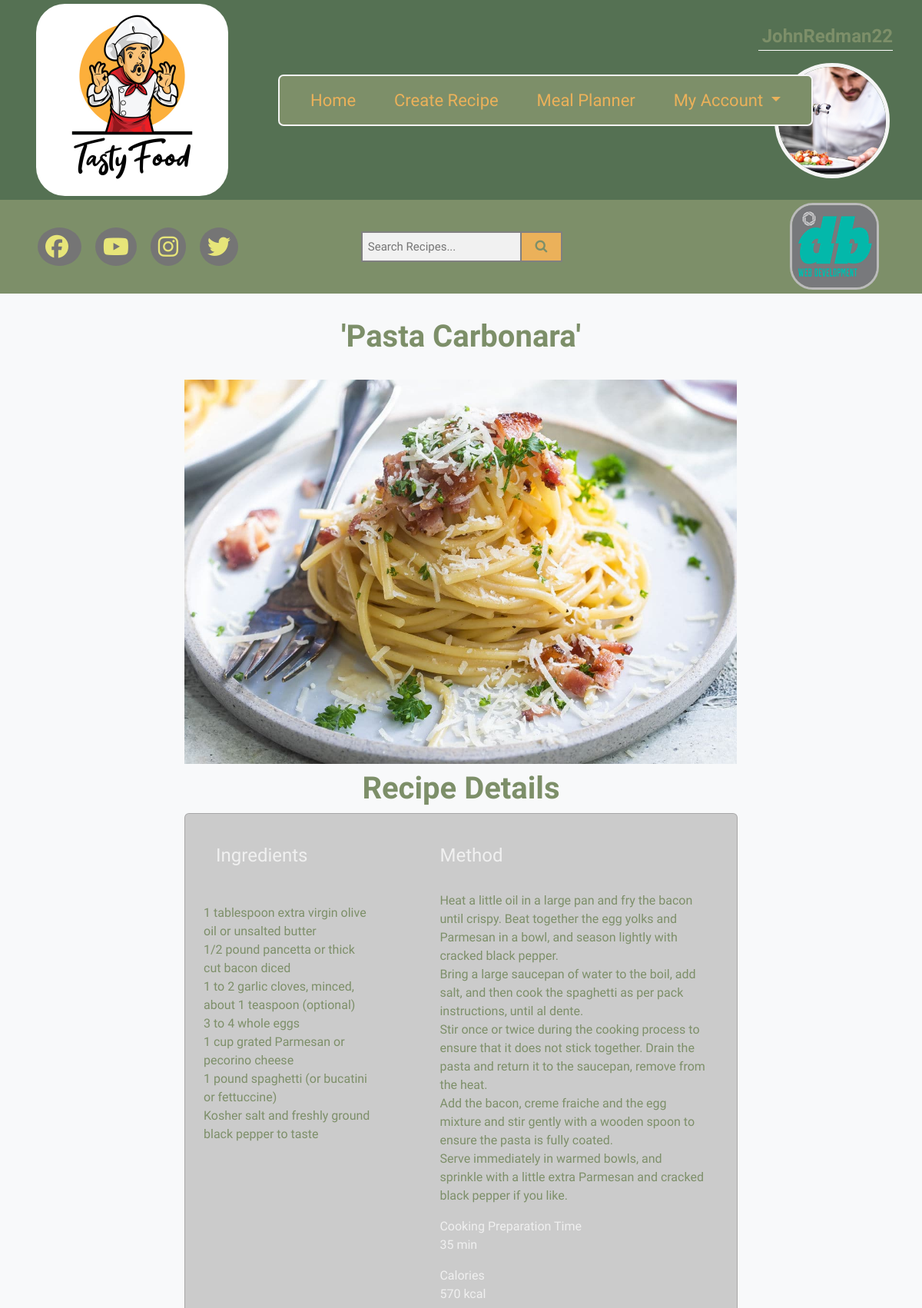
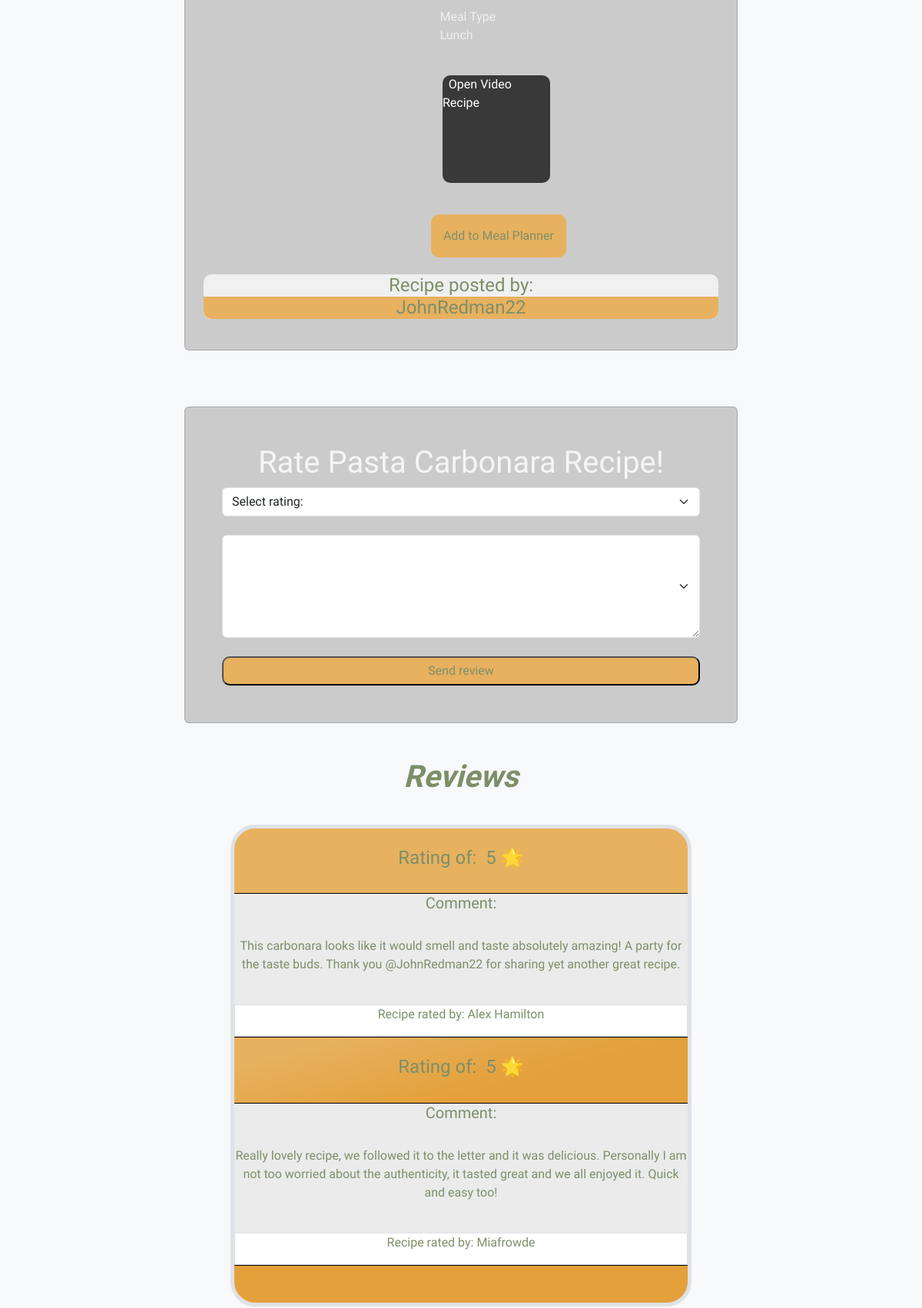
Screenshot of /user/details.php?id=312 (signed in, upper part) with the database file from the repository (2 pictures, top to bottom).
### tables this page shows
CREATE TABLE `users` (
  `user_id` int(11) NOT NULL,
  `username` varchar(25) NOT NULL,
  `first_name` varchar(100) NOT NULL,
  `last_name` varchar(100) NOT NULL,
  `password` varchar(255) NOT NULL,
  `email` varchar(255) NOT NULL,
  `photo` varchar(255) DEFAULT NULL,
  `status` enum('USER','ADMIN') NOT NULL,
  `user_block` enum('blocked','unblocked') DEFAULT NULL,
  `fk_planner_id` int(11) DEFAULT NULL,
  `fk_recipe_id` int(11) DEFAULT NULL
);

CREATE TABLE `recipes` (
  `recipe_id` int(11) NOT NULL,
  `name` varchar(100) NOT NULL,
  `ingredients` longtext NOT NULL,
  `meal_description` longtext NOT NULL,
  `cooking_prep_time` int(11) NOT NULL,
  `calories` int(11) NOT NULL,
  `food_type` enum('Breakfast','Lunch','Dinner','Vegan','Vegeterian') DEFAULT NULL,
  `picture` varchar(255) DEFAULT NULL,
  `video` varchar(255) DEFAULT NULL,
  `fk_user_id` int(11) DEFAULT NULL,
  `fk_planner_id` int(11) DEFAULT NULL,
  `fk_type_id` int(11) DEFAULT NULL,
  `fk_recipe_id` int(11) DEFAULT NULL
);

CREATE TABLE `recipe_reviews` (
  `review_id` int(11) NOT NULL,
  `message` varchar(255) NOT NULL,
  `fk_recipe_id` int(11) DEFAULT NULL,
  `rating` int(11) DEFAULT NULL,
  `fk_user_id` int(11) DEFAULT NULL
);

### user/details.php (the view, shortened to what this page needs)
<?php
require_once '../components/db_connect.php';
$query = "SELECT * FROM users WHERE user_id={$_SESSION['USER']}";
$result = mysqli_query($connect, $query);
$row = mysqli_fetch_assoc($result);
$id = $row['user_id'];
$username = $row['username'];
$photo = $row['photo'];
if ($_GET['id']) {
    $id = $_GET['id'];
    $sql = "SELECT * FROM recipes WHERE recipe_id = $id";
    $result = mysqli_query($connect, $sql);
if (mysqli_num_rows($result) == 1) {
    $data = mysqli_fetch_assoc($result);
    $name = $data['name'];
    $ingredients = $data['ingredients'];
    $meal_description = $data['meal_description'];
    $cooking_prep_time = $data['cooking_prep_time'];
    $calories = $data['calories'];
    $food_type =$data['food_type'];
    $picture = $data['picture'];
    $video = $data['video'];
}
}else{
    header("Location: ../error.php");
}
$sqlreview = "SELECT * FROM recipe_reviews WHERE fk_recipe_id = {$id}";
$resultreview = mysqli_query($connect, $sqlreview);
$sqlreview2 = "SELECT * FROM recipes WHERE recipe_id = {$id}";
$resultreview2 = mysqli_query($connect, $sqlreview2);
$tbody = '';
if (mysqli_num_rows($resultreview2) > 0) {
  while ($rowreview2 = mysqli_fetch_array($resultreview2, MYSQLI_ASSOC)) {
     $sqlmessage2 = "SELECT * FROM recipes RIGHT JOIN users ON recipes.fk_user_id = users.user_id WHERE recipe_id = {$rowreview2['recipe_id']}";
     $resultmessage2 = mysqli_query($connect, $sqlmessage2);
     $tmessage2 = '';
if (mysqli_num_rows($resultmessage2) > 0) {
while ($rowmessage2 = mysqli_fetch_array($resultmessage2, MYSQLI_ASSOC)) {
  $tmessage2 .= "<div class='card-text-posted' style='background-color: rgba(255, 255, 255);'>
  <p style='text-align:center;' class='card-text-posted-down'>" . $rowmessage2['username'] . "</p>
  </div>";
};
}
}
}
if (mysqli_num_rows($resultreview) > 0) {
    while ($rowreview = mysqli_fetch_array($resultreview, MYSQLI_ASSOC)) {
       $sqlmessage = "SELECT * FROM recipe_reviews RIGHT JOIN users ON recipe_reviews.fk_user_id = users.user_id WHERE review_id = {$rowreview['review_id']}";
       $resultmessage = mysqli_query($connect, $sqlmessage);
       $tmessage = '';
if (mysqli_num_rows($resultmessage) > 0) {
  while ($rowmessage = mysqli_fetch_array($resultmessage, MYSQLI_ASSOC)) {
    $tmessage .= "<div class='message border border-1' style='background-color: rgba(255, 255, 255);'>
    <p style='text-align:center;'> Recipe rated by: " . $rowmessage ['username'] . "</p>
    </div>";
  };
}
$tbody .= "<div id='review'>
<h4 style='text-align:center;'>Rating of: &nbsp;" . $rowreview['rating'] . " 🌟</h4>
</div><br>
<div id='message'>
    <h5 style='text-align:center;'> Comment: </h5>
<br>
<p style='text-align:center;'>" . $rowreview['message'] . " </p>
<br>
" . $tmessage . "
</div><br>
<form action='actions/a_message.php' method='post'>
<input type='hidden' name='fk_review_id' value=" . $rowreview['review_id'] . ">
<input type='hidden' name='fk_user_id' value=" . $_SESSION['USER'] . ">
</form>
";
};
}else{
    $tbody = "<tr><td colspan='5'><center> This recipe has no reviews yet. </center></td></tr>";
}
$sql = "SELECT * FROM recipes WHERE recipe_id = {$id}";
$result = mysqli_query($connect, $sql);
if (mysqli_num_rows($result) == 1) {
    $recipes = mysqli_fetch_assoc($result);
    $name = $recipes['name'];
    $ingredients = $recipes['ingredients'];
    $meal_description = $recipes['meal_description'];
    $cooking_prep_time = $recipes['cooking_prep_time'];
    $calories = $recipes['calories'];
    $food_type = $recipes['food_type'];
    $picture = $recipes['picture'];
    $video = $recipes['video'];
    $tbody2=
    "<tr>
    <td><a href='../user/user_recipes/add_recipe.php?recipe_id=" . $recipes['recipe_id'] . "'><button class='btn-add-planner' type='button'> Add to Meal Planner </button></a>
    </tr>";
};
?>
<!DOCTYPE html>
<html lang="en">
<head>
    <link rel="stylesheet" href="../css/style.css">
    <?php require_once '../components/boot.php'?>
    <?php require_once '../navbar/nav_user.php'?>
    <?php require_once '../navbar/footer.php'?>
    <link rel="stylesheet" href="https://cdnjs.cloudflare.com/ajax/libs/font-awesome/4.7.0/css/font-awesome.min.css">
</head>
<body class="bg-light">
<h1 class="h1" style="text-align:center; color:#7D8F69;"> <b>'<?= $name ?>'</b></h1>
<section>
    <div>
      <div>
      <legend class=''><img class='img-thumbnail-details' src='../images/<?= $picture ?>' alt="<?= $name ?>">
      </div>
      <h1 style="text-align:center;"><b>Recipe Details</b></h1>
        <div class="mt-2" style="margin-left:20%;">
          <div class="card p-4 w-75" style="background-color: #cbcbcb;">
            <div class="row g-1">
            <div class="col-md-4 rounded">
        <h4 class="card-text p-3">Ingredients</h4><br><p><?= $ingredients ?></p>
        </div>
              <div class="col-md-8">
                <div class="card-body" style="margin-left:15%;">
                 <form>
                  <h4 class="card-text">Method </h4><br><p><?= $meal_description ?></p>
                  <p class="card-text">Cooking Preparation Time <br><?= $cooking_prep_time ?> min</p>
                  <p class="card-text">Calories <br><?= $calories ?> kcal</p>
                  <p class="card-text">Meal Type <br><?= $food_type ?></p>
                  <br>
                  </form>
                  <div><p><a href="<?= $video ?>" type="button" target="_blank" class="youtube-play">&nbsp; Open Video Recipe<br></a></p></div>
                </div><?= $tbody2; ?></div>
                  <br>
              <div><h4 class="card-text-posted-by">Recipe posted by: <br> <?= $tmessage2 ?></h4></div>
                </div>
              </div>
            </div>
          </div>
      <br><br>
      <div style="margin-left:20%;">
      <form class="card p-5 w-75" style="background-color: #cbcbcb;" action="actions/a_review.php" method="post">
        <h1 style="text-align:center; color: whitesmoke;">Rate <?=$name?> Recipe!</h1>
        <select class="form-select" name="rating" id="">
          <option value="0">Select rating:</option>
        </select>
        <br>
      <textarea class='form-select' name='message' id='' cols='15' rows='5'> </textarea>
        <button class='mt-4' style="background-color: #e7b15f; border-radius: 10px; padding: 5px;" type="submit">Send review</button>
      </form>
      </div>
      <br>
      <p class='fs-1 fw-bold p-3' style="text-align:center;"> <i>Reviews</i></p>
      <div class="manageProduct w-50  mt-3 mb-4 border border-5 rounded-5" style="margin-left:25%; margin-bottom: -5.9% !important; background-color: rgba(100, 100, 115, 0.5431372549);">
        <br/>
        <?= $tbody; ?>
        <br/>
      </div>
  </section>
  <?php require_once "../navbar/bottom_footer_user.php"?>
</body>
</html>

### navbar/nav_user.php (shortened to what this page needs)
<nav class="navbar navbar-expand-lg bg-light text-dark p-0" style="background-color: #557153 !important;">
    <div class="container">
        <a class="navbar-brand w-10" href="../index.php">
            <div class="logo d-flex flex-column align-items-start">
                <img class="logo-img flex-fill w-50" src="../img/tasty_food.jpg">
            </div>
        </a>
<div id="mySidepanel" class="sidepanel">
        <a href="../user/home_user.php">Home</a>&nbsp; &nbsp; &nbsp;
        <a href="../user/user_recipes/create_recipe.php">Create Recipe</a>&nbsp; &nbsp; &nbsp;
        <a href="../planner.php">Meal Planner</a>&nbsp; &nbsp; &nbsp;
        <ul class="navbar-nav">
            <li class="nav-item dropdown">
                <a class="nav-link dropdown-toggle" href="../user/index_user.php" role="button" data-bs-toggle="dropdown" aria-expanded="false"> My Account </a>
            </li>
        </ul>
</div>
<div><p id="my-4" class="text-dark ms-2"><strong><?= $username ?></strong></p>
<p><img id="my-pic" class="rounded-circle img-fluid" src="../images/<?= $photo ?>" alt="user img"></p>
</nav>

### css/style.css (style rules this page uses)
body * { text-decoration: none !important; color:#7D8F69; font-family: 'Alkatra', cursive,"Stratum2","Open Sans","Helvetica Neue",Helvetica,Roboto,Arial,sans-serif; }
.h1 { text-align: center; padding-top: 2.7%; padding-bottom: 2%; }
ul { list-style-type: none; }
.manageProduct { background: linear-gradient(165deg, #e7b15f 40%, #e4a03a 55%); border: 4px solid rgb(229, 229, 229); position: relative; margin: 0.2%; }
#mySidepanel { border: 2.5px solid whitesmoke; border-radius: 7px; background-color: #7D8F69; padding-left: 25px; padding-right: 25px; margin-left: 20em; }
div#mySidepanel.sidepanel { position: absolute; display: flex; }
#mySidepanel a { color:#ebb15a; text-decoration: none; font-size: 22px; font-weight: 500; padding: 15px; }
.navbar-nav { float: right; }
.logo-img { border-radius: 15%; margin-left: 1%; }
* { box-sizing: border-box; }
div.col-md-8 { text-align: left; }
.img-thumbnail-details { width: 59.9%; height: 500px !important; margin-left: 20%; object-fit: cover; }
img.rounded-circle { width: 150px !important; height: 150px !important; max-width: 100%; object-fit: cover; border: 5px solid whitesmoke; }
#my-pic { margin-left: 17.5px; float: right; }
.youtube-play { width: 140px; height: 140px; position: relative; display: inline-block; border-radius: 10px; background-color: rgb(57, 57, 57); margin-left: 1%; }
p .youtube-play { color: white; }
.card-text-posted { border-radius: 10px; }
.card-text-posted-by { background-color: #f0f0f0; text-align: center; margin: auto; border-radius: 10px; position: relative; }
.card-text { color: #f0f0f0; }
.card-text-posted-down { border-bottom-left-radius: 10px; border-bottom-right-radius: 10px; background-color: #e7b15f; }
div.mt-2 { margin-bottom: 25px !important; }
#my-4 { border-bottom: 1px solid rgb(255, 255, 255); padding-left: 5px; font-size: 1.5em; text-align: center; margin-right: -4px; }
.btn-add-planner { background-color: #e7b15f; padding: 1em; position: relative; margin-top: 2%; margin-bottom: 4%; border-radius: 10px; border: 0px solid black; margin-left: 16%; }
.border-1 { --bs-border-width: 0; }
div#message { background-color: rgb(235, 235, 235) !important; border-bottom: 1px solid black; border-top: 1px solid black; }
.row:after { content: ""; display: table; clear: both; }
div.row { display: flex; }

### rows the page displays
users: username "JohnRedman22", photo (picture)
recipes: name "Pasta Carbonara", picture (picture), ingredients "1 tablespoon extra virgin olive oil or unsalted butter 1/2 pound pancetta or thick cut bacon diced 1 to 2 garlic cloves, minced, about 1 teaspoon (optional) 3 to 4 whole eggs 1 cup grated Parmesan or pecorino cheese 1 pound spaghetti (or bucatini or fettuccine) Kosher salt and freshly ground black pepper to taste", meal_description "Heat a little oil in a large pan and fry the bacon until crispy. Beat together the egg yolks and Parmesan in a bowl, and season lightly with cracked black pepper. Bring a large saucepan of water to the boil, add salt, and then cook the spaghetti as per pack instructions, until al dente. Stir once or twice during the cooking process to ensure that it does not stick together. Drain the pasta and return it to the saucepan, remove from the heat. Add the bacon, creme fraiche and the egg mixture and stir gently with a wooden spoon to ensure the pasta is fully coated. Serve immediately in warmed bowls, and sprinkle with a little extra Parmesan and cracked black pepper if you like.", cooking_prep_time "35", calories "570", food_type "Lunch", fk_user.username "JohnRedman22"
recipe_reviews: rating "5", message "This carbonara looks like it would smell and taste absolutely amazing! A party for the taste buds. Thank you @JohnRedman22 for sharing yet another great recipe.", fk_user.username "Alex Hamilton"
recipe_reviews: rating "5", message "Really lovely recipe, we followed it to the letter and it was delicious. Personally I am not too worried about the authenticity, it tasted great and we all enjoyed it. Quick and easy too!", fk_user.username "Miafrowde"
